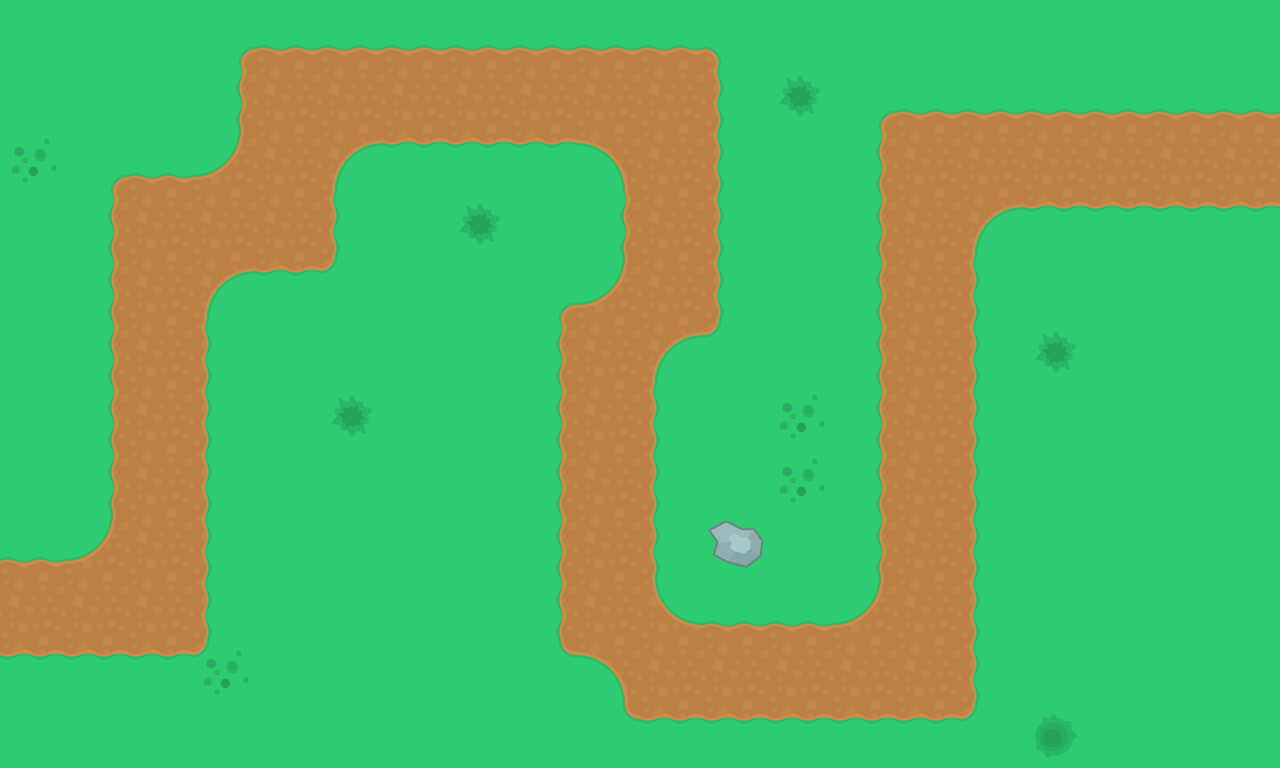

A level layout from a 2D game, rendered from its tile map. Below: a short description, then the map file with tile-grid data replaced by summaries:
An orthogonal 20x12 tile map with 64x64 px tiles, 3 tile layers (ground, path, decor) and 13 objects (12x towerBase, waypoint).

<map version="1.4" tiledversion="1.4.2" orientation="orthogonal" renderorder="right-down" width="20" height="12" tilewidth="64" tileheight="64" infinite="0" nextlayerid="6" nextobjectid="29">
 <tileset firstgid="1" name="td_tilesheet" tilewidth="64" tileheight="64" tilecount="299" columns="23">
  <image source="td_tilesheet.png" trans="ffffff" width="1472" height="832" />
 </tileset>
 <layer id="1" name="ground" width="20" height="12">
  <data>[240 cells, 240 non-empty, 1 distinct tile ids]</data>
 </layer>
 <layer id="4" name="path" width="20" height="12">
  <data>[240 cells, 148 non-empty, 17 distinct tile ids]</data>
 </layer>
 <layer id="3" name="decor" width="20" height="12">
  <data>[240 cells, 1 non-empty, 1 distinct tile ids]</data>
 </layer>
 <objectgroup id="2" name="waypoints">
  <object id="15" name="way" type="waypoint" x="0" y="576">
   <polygon points="0,0 128,0 128,-384 256,-384 256,-512 640,-512 640,-320 576,-192 576,0 640,64 896,64 896,-448 1280,-448" />
  </object>
 </objectgroup>
 <objectgroup id="5" name="tower_placement">
  <object id="17" name="tower" type="towerBase" gid="182" x="256" y="640" width="64" height="64" />
  <object id="18" name="tower" type="towerBase" gid="182" x="256" y="576" width="64" height="64" />
  <object id="19" name="tower" type="towerBase" gid="182" x="384" y="256" width="64" height="64" />
  <object id="20" name="tower" type="towerBase" gid="182" x="512" y="256" width="64" height="64" />
  <object id="21" name="tower" type="towerBase" gid="182" x="448" y="576" width="64" height="64" />
  <object id="22" name="tower" type="towerBase" gid="182" x="448" y="640" width="64" height="64" />
  <object id="23" name="tower" type="towerBase" gid="182" x="768" y="512" width="64" height="64" />
  <object id="24" name="tower" type="towerBase" gid="182" x="704" y="512" width="64" height="64" />
  <object id="25" name="tower" type="towerBase" gid="182" x="768" y="192" width="64" height="64" />
  <object id="26" name="tower" type="towerBase" gid="182" x="768" y="256" width="64" height="64" />
  <object id="27" name="tower" type="towerBase" gid="182" x="1024" y="320" width="64" height="64" />
  <object id="28" name="tower" type="towerBase" gid="182" x="1024" y="448" width="64" height="64" />
 </objectgroup>
</map>
